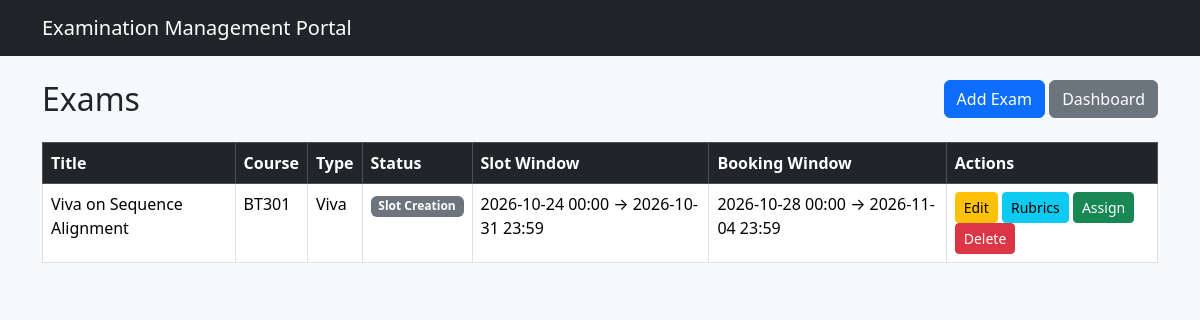
The page /admin/exams (signed in) on the database as committed earlier.
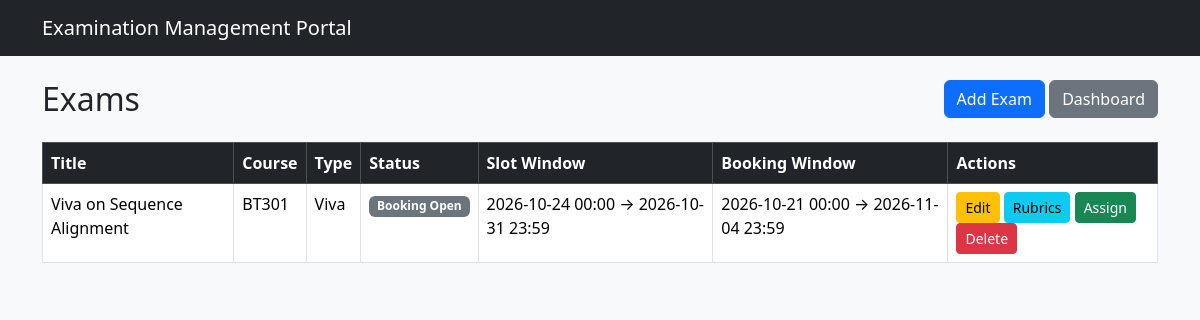
The same page on the database as committed later.
### models.py (models this page shows)
class Exam(db.Model):
    __tablename__ = 'exams'
    id = db.Column(db.Integer, primary_key=True)
    course_id = db.Column(db.Integer, db.ForeignKey('courses.id'), nullable=False)
    title = db.Column(db.String(150), nullable=False)
    exam_type = db.Column(db.String(30), nullable=False)  # Viva / Practical / Project Demo / Assessment
    status = db.Column(db.String(30), default='Draft')    # Draft / Slot Creation / Booking Open / Closed / Completed
    description = db.Column(db.Text)
    slot_creation_start = db.Column(db.DateTime)
    slot_creation_end   = db.Column(db.DateTime)
    booking_start       = db.Column(db.DateTime)
    booking_end         = db.Column(db.DateTime)
    created_at = db.Column(db.DateTime, default=datetime.utcnow)
    rubrics = db.relationship('Rubric', backref='exam', lazy=True, cascade='all, delete-orphan')
    slots   = db.relationship('Slot', backref='exam', lazy=True)
    bookings = db.relationship('Booking', backref='exam', lazy=True)
    assigned_examiners = db.relationship('ExamExaminer', backref='exam', lazy=True)

class Course(db.Model):
    __tablename__ = 'courses'
    id = db.Column(db.Integer, primary_key=True)
    code = db.Column(db.String(20), unique=True, nullable=False)
    name = db.Column(db.String(150), nullable=False)
    description = db.Column(db.Text)
    created_at = db.Column(db.DateTime, default=datetime.utcnow)
    exams = db.relationship('Exam', backref='course', lazy=True)

### routes/admin.py (the view)
@admin_bp.route('/exams')
@role_required('admin')
def exams():
    all_exams = Exam.query.order_by(Exam.created_at.desc()).all()
    return render_template('admin/exams.html', exams=all_exams)

### app.py (called while the page is built)
@login_manager.user_loader
def load_user(user_id):
    return User.query.get(int(user_id))

### templates/admin/exams.html (shortened to what this page needs)
{% extends "base.html" %}
{% block content %}
<div class="d-flex justify-content-between mb-3">
  <h2>Exams</h2>
  <div>
    <a href="{{ url_for('admin.add_exam') }}" class="btn btn-primary">Add Exam</a>
    <a href="{{ url_for('admin.dashboard') }}" class="btn btn-secondary">Dashboard</a>
  </div>
</div>
<table class="table table-bordered table-hover">
  <thead class="table-dark">
    <tr>
      <th>Title</th><th>Course</th><th>Type</th><th>Status</th>
      <th>Slot Window</th><th>Booking Window</th><th>Actions</th>
    </tr>
  </thead>
  <tbody>
    {% for e in exams %}
    <tr>
      <td>{{ e.title }}</td>
      <td>{{ e.course.code }}</td>
      <td>{{ e.exam_type }}</td>
      <td><span class="badge bg-secondary">{{ e.status }}</span></td>
      <td>
        {% if e.slot_creation_start %}
          {{ e.slot_creation_start.strftime('%Y-%m-%d %H:%M') }} → {{ e.slot_creation_end.strftime('%Y-%m-%d %H:%M') if e.slot_creation_end else '?' }}
        {% else %}-{% endif %}
      </td>
      <td>
        {% if e.booking_start %}
          {{ e.booking_start.strftime('%Y-%m-%d %H:%M') }} → {{ e.booking_end.strftime('%Y-%m-%d %H:%M') if e.booking_end else '?' }}
        {% else %}-{% endif %}
      </td>
      <td>
        <a href="{{ url_for('admin.edit_exam', id=e.id) }}" class="btn btn-sm btn-warning">Edit</a>
        <a href="{{ url_for('admin.rubrics', exam_id=e.id) }}" class="btn btn-sm btn-info">Rubrics</a>
        <a href="{{ url_for('admin.assign_examiners', exam_id=e.id) }}" class="btn btn-sm btn-success">Assign</a>
        <form action="{{ url_for('admin.delete_exam', id=e.id) }}" method="POST" class="d-inline" onsubmit="return confirm('Delete this exam?');">
          <button class="btn btn-sm btn-danger">Delete</button>
        </form>
      </td>
    </tr>
    {% else %}
    <tr><td colspan="7" class="text-center">No exams yet.</td></tr>
    {% endfor %}
  </tbody>
</table>
{% endblock %}

Rows that differ between the two databases and show on the page:
changed Exam "Viva on Sequence Alignment": status "Slot Creation" → "Booking Open"; booking_start "2026-10-28 00:00" → "2026-10-21 00:00"
